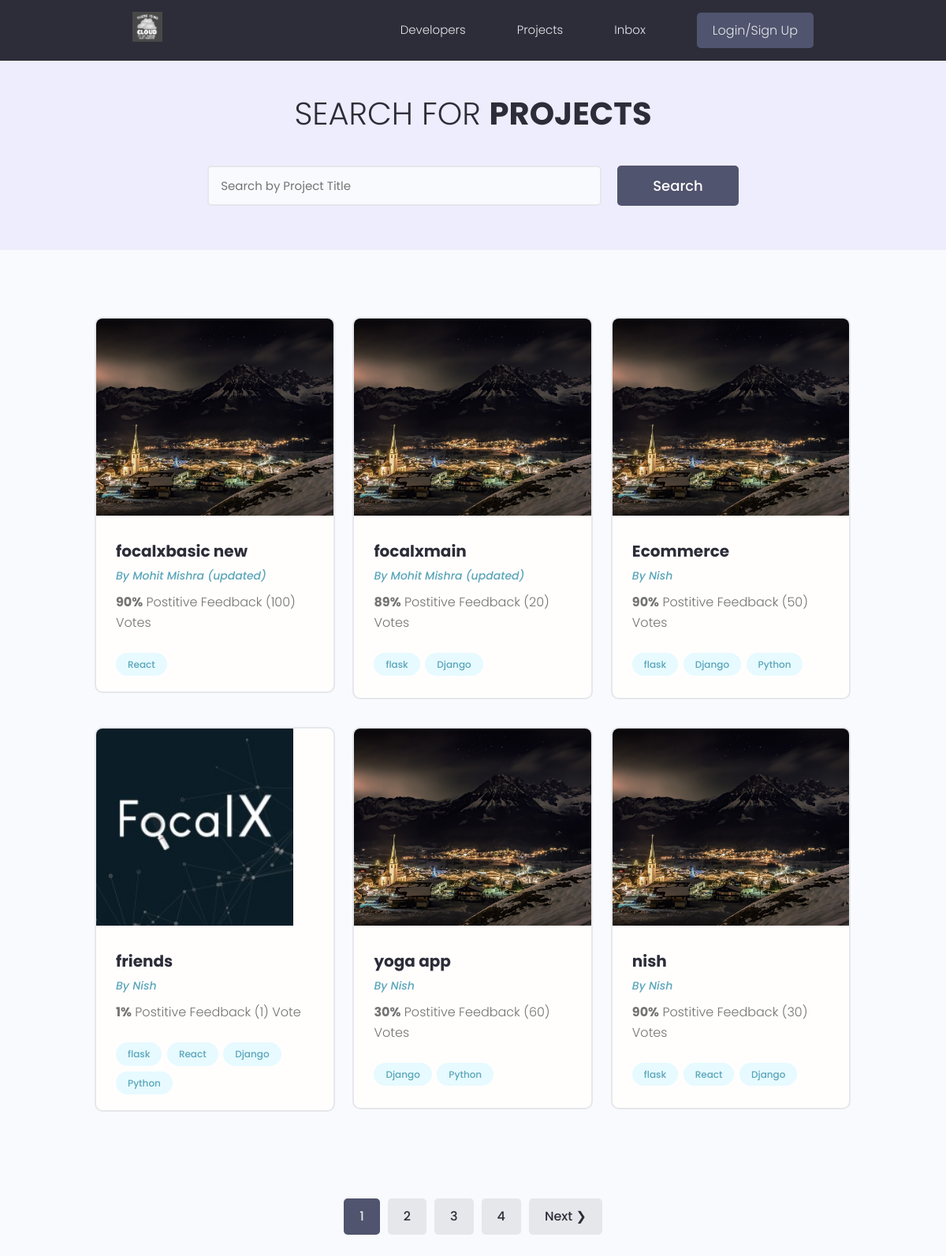
/projects/, run on the app's committed database.
### projects/models.py (models this page shows, shortened)
class Project(models.Model):
    owner = models.ForeignKey(Profile,null=True,blank=True,on_delete=models.SET_NULL)
    title = models.CharField(max_length=200)
    description = models.TextField(null=True,blank=True)
    featured_image = models.ImageField(null=True,blank=True,default="default.jpg")
    demo_link = models.CharField(max_length=2000,null=True,blank=True)
    source_link = models.CharField(max_length=2000,null=True,blank=True)
    tags = models.ManyToManyField('Tag',blank=True)
    vote_total = models.IntegerField(default=0,null=True,blank=True)
    vote_ratio = models.IntegerField(default=0,null=True,blank=True)
    created = models.DateTimeField(auto_now_add=True)
    id = models.UUIDField(default=uuid.uuid4,unique=True,primary_key=True,editable=False)
    class Meta:
        ordering = ['created']

class Tag(models.Model):
    name = models.CharField(max_length=200)
    created = models.DateTimeField(auto_now_add=True)
    id = models.UUIDField(default=uuid.uuid4,unique=True,primary_key=True,editable=False)
    def __str__(self):
        return self.name

### users/models.py (models this page shows, shortened)
class Profile(models.Model):
    user = models.OneToOneField(User,on_delete=models.CASCADE,null=True,blank=True)
    name = models.CharField(max_length=200,null=True,blank=True)
    location = models.CharField(max_length=200,null=True,blank=True)
    email = models.EmailField(max_length=2000,null=True,blank=True)
    username = models.CharField(max_length=200,null=True,blank=True)
    short_intro = models.CharField(max_length=200,null=True,blank=True)
    bio = models.TextField(null=True,blank=True)
    profile_image = models.ImageField(null=True,blank=True,upload_to='profiles/',default="profiles/user_default.png")
    social_github = models.CharField(max_length=200,null=True,blank=True)
    social_twitter = models.CharField(max_length=200,null=True,blank=True)
    social_linkedin = models.CharField(max_length=200,null=True,blank=True)
    social_youtube = models.CharField(max_length=200,null=True,blank=True)
    social_website = models.CharField(max_length=200,null=True,blank=True)
    created = models.DateTimeField(auto_now_add=True)
    id = models.UUIDField(default=uuid.uuid4,unique=True,primary_key=True,editable=False)

### projects/views.py (the view)
# urls.py: path('projects/',views.getProjects),  #its not written here but path is 'api/projects' bcz in browser if anyone will use /api/ in url it will come here in api folder
def projects(request):
    projects,search_query = searchProjects(request) #this function is called for searching
    custom_range,projects =paginateProjects(request,projects,6)
    context = {'projects': projects,'search_query':search_query,'custom_range':custom_range} #we need to pass ths paginator so tht in html page we can create buttons by looping in ths numbers/latr we used custome_range to define it so rmvd pahinator variable
    return render(request,'projects/projects.html', context)

### projects/utils.py (called while the page is built)
def searchProjects(request):
    search_query = '' #ths variable will be used to search the value stored in it in our DB but if no value thn it shld be empty
    if request.GET.get('search_query'):
        search_query = request.GET.get('search_query')  #if there is any value in search query thn put tht value insd search_quer varbl
    tags = Tag.objects.filter(name__icontains=search_query) #search the skill asked in the skill db (thst y we imported skill at top)
    projects = Project.objects.distinct().filter(
        Q(title__icontains=search_query) |
        Q(description__icontains=search_query) |
        Q(owner__name__icontains=search_query) |
        Q(tags__in=tags)
        )
    return projects,search_query

### projects/templates/projects/projects.html (shortened to what this page needs)
{% extends 'main.html'%}
{% block content %}
<main class="projects">
    <section class="hero-section text-center">
      <div class="container container--narrow">
        <div class="hero-section__box">
          <h2>Search for <span>Projects</span></h2>
        </div>
        <div class="hero-section__search">
          <form id = "searchForm" class="form" action="{% url 'projects' %}" method="get">
            <div class="form__field">
              <input class="input input--text" id="formInput#search" type="text" name="search_query" placeholder="Search by Project Title" value="{{search_query}}"/>
            </div>
            <input class="btn btn--sub btn--lg" type="submit" value="Search" />
          </form>
        </div>
      </div>
    </section>
    <section class="projectsList">
      <div class="container">
        <div class="grid grid--three">
          {% for project in projects %}
          <div class="column">
            <div class="card project">
              <a href="{% url 'project' project.id %}" class="project">
                <img class="project__thumbnail" src="{{project.featured_image.url}}" alt="project thumbnail" />
                <div class="card__body">
                  <h3 class="project__title">{{project.title}}</h3>
                  <p><a class="project__author" href="{% url 'user-profile' project.owner.id %}">By {{project.owner.name}}</a></p>
                  <p class="project--rating">
                    <span style="font-weight: bold;">{{project.vote_ratio}}%</span> Postitive
                    Feedback ({{project.vote_total}}) Vote{{project.vote_total|pluralize:"s"}}
                  </p>
                  <div class="project__tags">
                    {% for tag in project.tags.all %}
                    <span class="tag tag--pill tag--main">
                      <small>{{tag}}</small>
                    </span>
                    {% endfor%}
                  </div>
                </div>
              </a>
            </div>
          </div>
          {% endfor%}
        </div>
      </div>
    </section>
    {% include 'pagination.html' with queryset=projects custom_range=custom_range %}
  </main>
{% endblock content %}

### templates/main.html (shortened to what this page needs)
<!DOCTYPE html>
{% load static %}
<html>
<head>
    <link rel="stylesheet" href="https://cdn.iconmonstr.com/1.3.0/css/iconmonstr-iconic-font.min.css" />
    <link rel="stylesheet" href="{% static 'uikit/styles/uikit.css' %}" />
    <link rel="stylesheet" href="{% static 'styles/app.css' %}" />
</head>
<body>
    {% include 'nav-bar.html' %}
    {% block content %}
    {% endblock content %}
    </body>
</html>

### templates/nav-bar.html (shortened to what this page needs)
{% load static %}
<header class="header">
    <div class="container container--narrow">
      <a href="{% url 'profiles' %}" class="header__logo">
        <img src="{% static 'images/image.jpg' %}" alt="DevSearch Logo" />
      </a>
      <nav class="header__nav">
        <ul class="header__menu">
          <li class="header__menuItem"><a href="{% url 'profiles' %}">Developers</a></li>
          <li class="header__menuItem"><a href="{% url 'projects' %}">Projects</a></li>
          <li class="header__menuItem"><a href="">Inbox</a></li>
          {% if request.user.is_authenticated %}
          <li class="header__menuItem"><a href="{% url 'account' %}" class="btn btn--sub">Account</a></li>
          <li class="header__menuItem"><a href="{% url 'logout' %}" class="btn btn--sub">Logout</a></li>
          {% else %}
          <li class="header__menuItem"><a href="{% url 'login' %}" class="btn btn--sub">Login/Sign Up</a></li>
          {% endif %}
        </ul>
      </nav>
    </div>
  </header>

### templates/pagination.html (shortened to what this page needs)
{% if queryset.has_other_pages %}
<div class="pagination">
  <ul class="container">
    {% for page in custom_range %}
    {% if page == queryset.number %}
    <l1><a href="?page={{page}}" class="btn page-link btn--sub" data-page="{{page}}">{{page}}</a></l1>
    {% else %}
    <l1><a href="?page={{page}}" class="btn page-link" data-page="{{page}}">{{page}}</a></l1>
    {% endif %}
    {% endfor %}
    {% if queryset.has_next %}
    <l1><a href="?page={{queryset.next_page_number}}" class="btn page-link" data-page="{{queryset.next_page_number}}">Next &#10095;</a></l1>
    {% endif %}
  </ul>
</div>
{% endif %}

### static/styles/app.css (style rules this page uses)
:root { --color-sub: #2d2d39; }
.btn--sub { background-color: var(--color-sub-light); }
.card { border: 2px solid var(--color-light); }
img { width: 100%; }
.header { position: sticky; z-index: 111; background-color: var(--color-sub); padding: 1.5rem 0; }
.header > .container { display: flex; justify-content: space-between; align-items: center; }
.header__logo > img { height: 3.8rem; }
.header__nav > ul { display: inline-flex; align-items: center; list-style: none; gap: 6.5rem; }
.header__menuItem > a { color: var(--color-light); font-weight: 300; }
.hero-section { height: 40vh; display: flex; align-items: center; background-color: var(--color-sub); }
.hero-section__box { margin-bottom: 4rem; }
.hero-section__box > h2, .hero-section__box > h2 > span { font-size: 4rem; color: var(--color-light); line-height: 1.3; text-transform: uppercase; }
.hero-section__box > h2 { font-weight: 300; }
.hero-section__box > h2 > span { font-weight: 700; }
.hero-section__search > .form { display: flex; align-items: center; justify-content: center; gap: 2rem; }
.hero-section__search > .form input.input--text { width: 50rem; }
.pagination { margin-top: 8rem; margin-bottom: 10rem; }
.pagination > ul { flex-wrap: wrap; list-style: none; display: flex; align-items: center; justify-content: center; gap: 1rem; }
.pagination .btn { color: var(--color-sub); }
.pagination .btn.btn--sub { color: var(--color-light); }
.project__author { font-size: 1.4rem; font-style: italic; }
.project--rating { margin-bottom: 1.6em; margin-top: .5em; }
.projects > .hero-section { background: var(--color-sub-lighter); height: 30vh; }
.projects .hero-section__box { margin-bottom: 2.5rem; }
.projects .hero-section__box > h2 { color: var(--color-sub); }
.projects .hero-section__box > h2 > span { font-weight: 700; color: var(--color-sub); }
.projectsList { margin-top: 8rem; }
.project__thumbnail { height: 25rem; object-fit: cover; object-position: top center; }
.project__title { font-size: 2rem; font-weight: 700; color: var(--color-sub); }

### static/uikit/styles/modules/_variables.css (style rules this page uses)
:root { --color-main: #5aa5b9; --color-main-light: #e6faff; --color-sub: #3f4156; --color-sub-light: #51546e; --color-sub-lighter: #ededfd; --color-text: #737373; --color-gray: #8b8b8b; --color-light: #e5e7eb; --color-light-gray: #767676; --color-bg: #f8fafd; --color-white: #fffefd; --color-white-light: #f3f3f3; --color-success: #359e64; --color-success-bg: #def8e8; --color-error: #fc4b0b; --color-error-bg: #fff2ee; --font-base: 'Poppins', arial, helvetica, 'Segoe UI', roboto, ubuntu, sans-serif; --font-monospace: 'Fira Code', 'Courier New', courier, monospace; --font-regular: 300; --font-medium: 500; --font-bold: 700; --generic-shadow: 1px 1px 5px #00000010; --generic-transition: all 0.3s ease-in-out; }

### static/uikit/styles/modules/_base.css (style rules this page uses)
* { margin: 0; padding: 0; box-sizing: border-box; text-rendering: optimizeLegibility; color: inherit; font-size: inherit; }
html { font-size: 50%; }
@media only screen and (min-width: 480px) { html { font-size: 56.25%; } }
@media only screen and (min-width: 1200px) { html { font-size: 62.5%; } }
body { line-height: 1.6; font-weight: 400; font-size: 1.5rem; color: var(--color-text); background-color: var(--color-bg); min-height: 100vh; }

### static/uikit/styles/modules/_typography.css (style rules this page uses)
* { font-family: var(--font-base); }
h2 { font-size: 3.6rem; font-weight: var(--font-bold); }
h3 { font-size: 3.2rem; font-weight: var(--font-medium); }
p, span, strong { font-size: 1.6rem; color: var(--color-text); font-weight: var(--font-regular); }
a { padding-bottom: 2px; text-decoration: none; display: inline-block; color: var(--color-main); font-weight: var(--font-medium); }

### static/uikit/styles/modules/_utilities.css (style rules this page uses)
.container { width: 92%; max-width: 165rem; margin: 0 auto; box-sizing: border-box; }
.container--narrow { width: 92%; max-width: 120rem; }
@media screen and (min-width: 1000px) { .container { width: 90%; } }
@media screen and (min-width: 1000px) { .container--narrow { width: 85%; } }
@media screen and (min-width: 1200px) { .container { width: 80%; } }
@media screen and (min-width: 1200px) { .container--narrow { width: 72%; } }
.text-center { text-align: center; }

### static/uikit/styles/modules/_card.css (style rules this page uses)
.card { border-radius: 1rem; background-color: var(--color-white); border: 1.5px solid var(--color-light); width: auto; height: auto; margin-top: 0.5rem; margin-bottom: 0.5rem; overflow: hidden; }
.card__body, .card__header { padding: 2rem 2.5rem; }

### data on the page
Project: featured_image (placeholder picture), title "focalxbasic new", owner.name "Mohit Mishra (updated)", vote_ratio "90", vote_total "100"
Tag: name "React"
Project: featured_image (placeholder picture), title "focalxmain", owner.name "Mohit Mishra (updated)", vote_ratio "89", vote_total "20"
Tag: name "flask"
Tag: name "Django"
Project: featured_image (placeholder picture), title "Ecommerce", owner.name "Nish", vote_ratio "90", vote_total "50"
Tag: name "Python"
Project: featured_image (picture), title "friends", owner.name "Nish", vote_ratio "1", vote_total "1"
Project: featured_image (placeholder picture), title "yoga app", owner.name "Nish", vote_ratio "30", vote_total "60"
Project: featured_image (placeholder picture), title "nish", owner.name "Nish", vote_ratio "90", vote_total "30"

### other printed values
{{ page }} "1"
{{ page }} "2" "3" "4"
